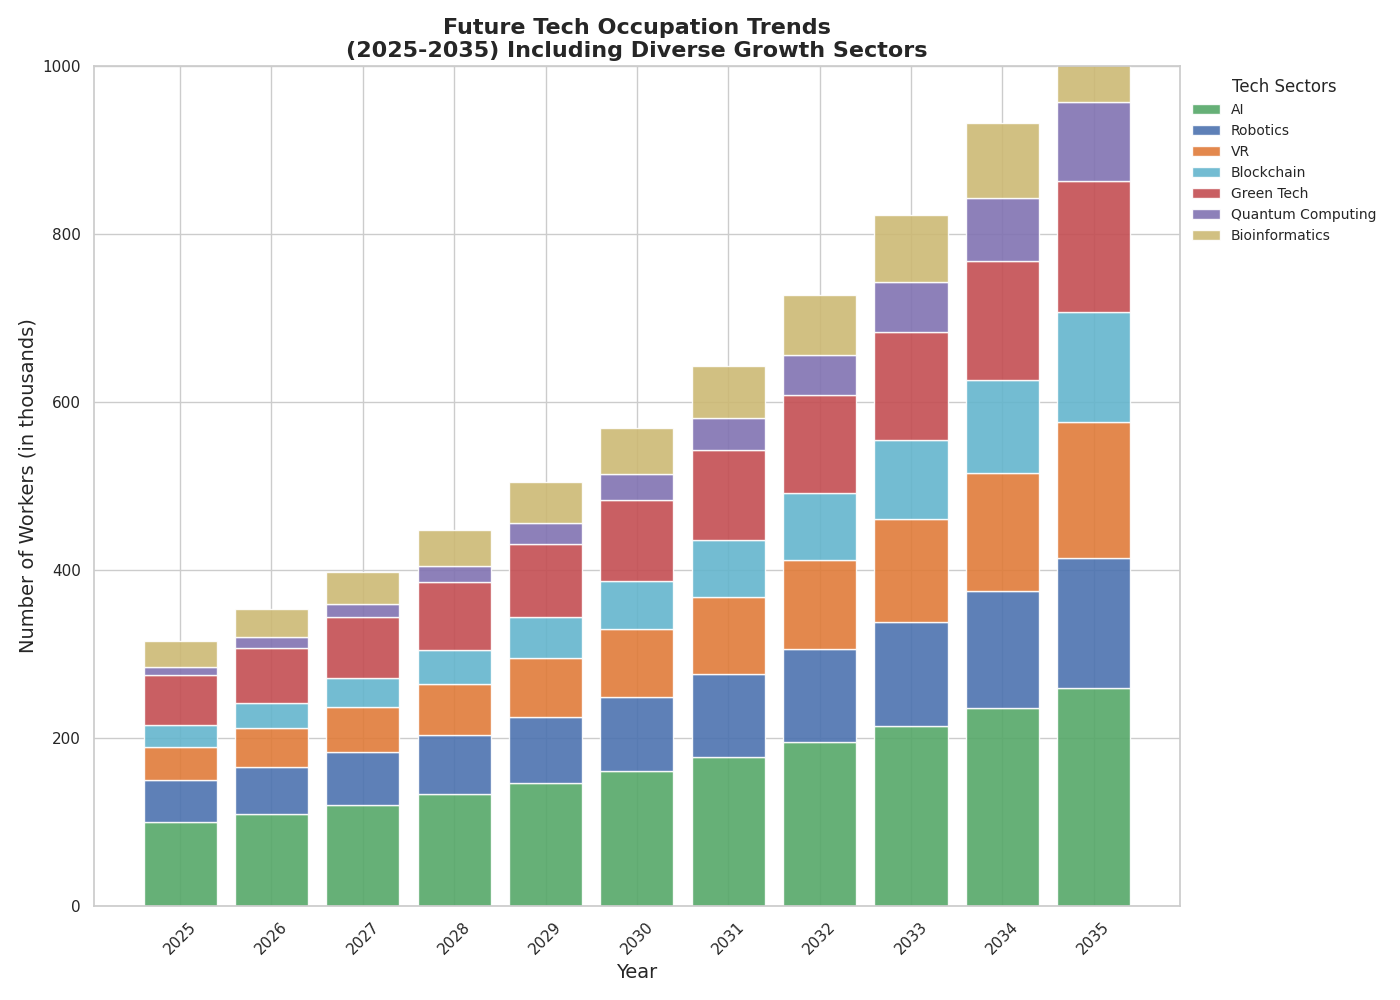

The Python source for this figure:
import matplotlib.pyplot as plt
import numpy as np

years = np.arange(2025, 2036)

def calculate_growth(base_value, rate, years):
    return base_value * ((1 + rate) ** np.arange(len(years)))

base_ai = 100
base_robotics = 50
base_vr = 40
base_blockchain = 25
base_green_tech = 60
base_quantum_computing = 10
base_bioinformatics = 30

growth_ai = 0.10
growth_robotics = 0.12
growth_vr = 0.15
growth_blockchain = 0.18
growth_green_tech = 0.10
growth_quantum_computing = 0.25
growth_bioinformatics = 0.13

ai_employment = calculate_growth(base_ai, growth_ai, years)
robotics_employment = calculate_growth(base_robotics, growth_robotics, years)
vr_employment = calculate_growth(base_vr, growth_vr, years)
blockchain_employment = calculate_growth(base_blockchain, growth_blockchain, years)
green_tech_employment = calculate_growth(base_green_tech, growth_green_tech, years)
quantum_computing_employment = calculate_growth(base_quantum_computing, growth_quantum_computing, years)
bioinformatics_employment = calculate_growth(base_bioinformatics, growth_bioinformatics, years)

# New color mapping
new_colors = ['#55a868', '#4c72b0', '#e07b39', '#64b5cd', '#c44e52', '#8172b2', '#ccb974']

fig, ax = plt.subplots(figsize=(14, 10))
ax.bar(years, ai_employment, label='AI', color=new_colors[0], alpha=0.9)
ax.bar(years, robotics_employment, bottom=ai_employment, label='Robotics', color=new_colors[1], alpha=0.9)
ax.bar(years, vr_employment, bottom=ai_employment+robotics_employment, label='VR', color=new_colors[2], alpha=0.9)
ax.bar(years, blockchain_employment, bottom=ai_employment+robotics_employment+vr_employment, label='Blockchain', color=new_colors[3], alpha=0.9)
ax.bar(years, green_tech_employment, bottom=ai_employment+robotics_employment+vr_employment+blockchain_employment, label='Green Tech', color=new_colors[4], alpha=0.9)
ax.bar(years, quantum_computing_employment, bottom=ai_employment+robotics_employment+vr_employment+blockchain_employment+green_tech_employment, label='Quantum Computing', color=new_colors[5], alpha=0.9)
ax.bar(years, bioinformatics_employment, bottom=ai_employment+robotics_employment+vr_employment+blockchain_employment+green_tech_employment+quantum_computing_employment, label='Bioinformatics', color=new_colors[6], alpha=0.9)

ax.set_title('Future Tech Occupation Trends\n(2025-2035) Including Diverse Growth Sectors', fontsize=16, fontweight='bold')
ax.set_xlabel('Year', fontsize=14)
ax.set_ylabel('Number of Workers (in thousands)', fontsize=14)
ax.legend(loc='upper left', bbox_to_anchor=(1, 1), title='Tech Sectors', fontsize=10, frameon=False)

ax.set_xticks(years)
ax.set_xticklabels(years, rotation=45)
ax.set_ylim(0, 1000)
plt.tight_layout()
plt.show()
